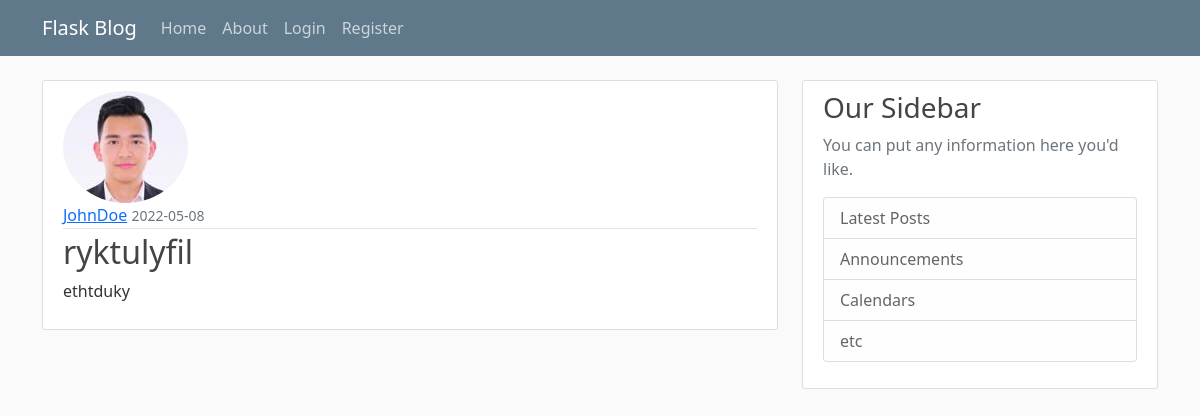
Screenshot of /post/26 with the database file from the repository.
### flaskBlog/models.py (models this page shows, shortened)
class User(db.Model, UserMixin):
    id = db.Column(db.Integer, primary_key=True)
    username = db.Column(db.String(20), unique=True, nullable=False)
    email = db.Column(db.String(120), unique=True, nullable=False)
    image_file = db.Column(db.String(20), nullable=False, default='default.jpg')
    password = db.Column(db.String(60), nullable=False)
    posts = db.relationship('Post', backref='author', lazy=True)

class Post(db.Model):
    id = db.Column(db.Integer, primary_key=True)
    title = db.Column(db.String(100), nullable=False)
    date_posted = db.Column(db.DateTime, nullable=False, default=datetime.utcnow)
    content = db.Column(db.Text, nullable=False, default='default.jpg')
    user_id = db.Column(db.Integer, db.ForeignKey('user.id'), nullable=False)

### flaskBlog/routes.py (the view)
@app.route("/post/<int:post_id>")
def post(post_id):
    post = Post.query.get_or_404(post_id)
    return render_template('post.html', title=post.title, post=post)

### flaskBlog/templates/post.html (shortened to what this page needs)
{% extends "base.html" %}
    {% block content %}
        <article class="media content-section">
            <img class="rounded-circle article-image" src="{{ url_for('static', filename='images/' + post.author.image_file) }}" alt="">
            <div class="media-body">
                <div class="article-metadata">
                    <a class="mr-2" href="{{ url_for('user_posts', username=post.author.username ) }}">{{ post.author.username }}</a>
                    <small class="text-muted">{{ post.date_posted.strftime('%Y-%m-%d') }}</small>
                </div>
                    <h2 class="article-title">{{ post.title }}</a></h2>
                    <p class="article-content">{{ post.content }}</p>
                </div>
        </article>
    {% endblock content %}

### flaskBlog/static/main.css (style rules this page uses)
body { background: #fafafa; color: #333333; margin-top: 5rem; }
h1, h2, h3, h4, h5, h6 { color: #444444; }
.content-section { background: #ffffff; padding: 10px 20px; border: 1px solid #dddddd; border-radius: 3px; margin-bottom: 20px; }
.article-title { color: #444444; }
.article-content { white-space: pre-line; }
.article-metadata { padding-bottom: 1px; margin-bottom: 4px; border-bottom: 1px solid #e3e3e3 }

### rows the page displays
User: image_file (picture), author.username "JohnDoe"
Post: date_posted "2022-05-08", title "ryktulyfil", content "ethtduky"
